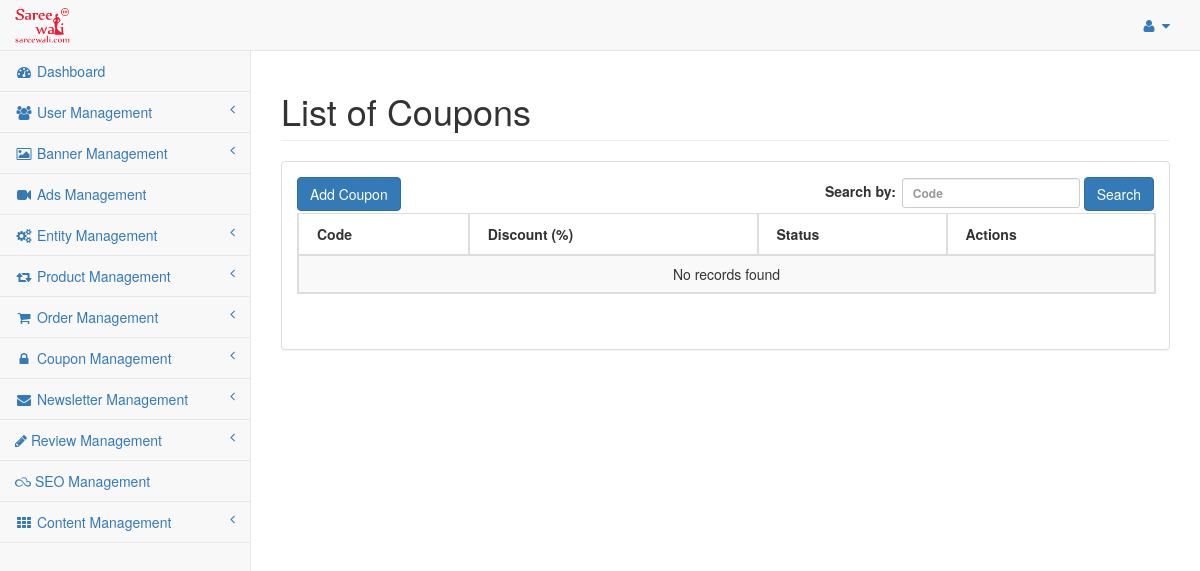
/index.php/admin/coupon/coupon_list, run on an earlier commit of the app's database.
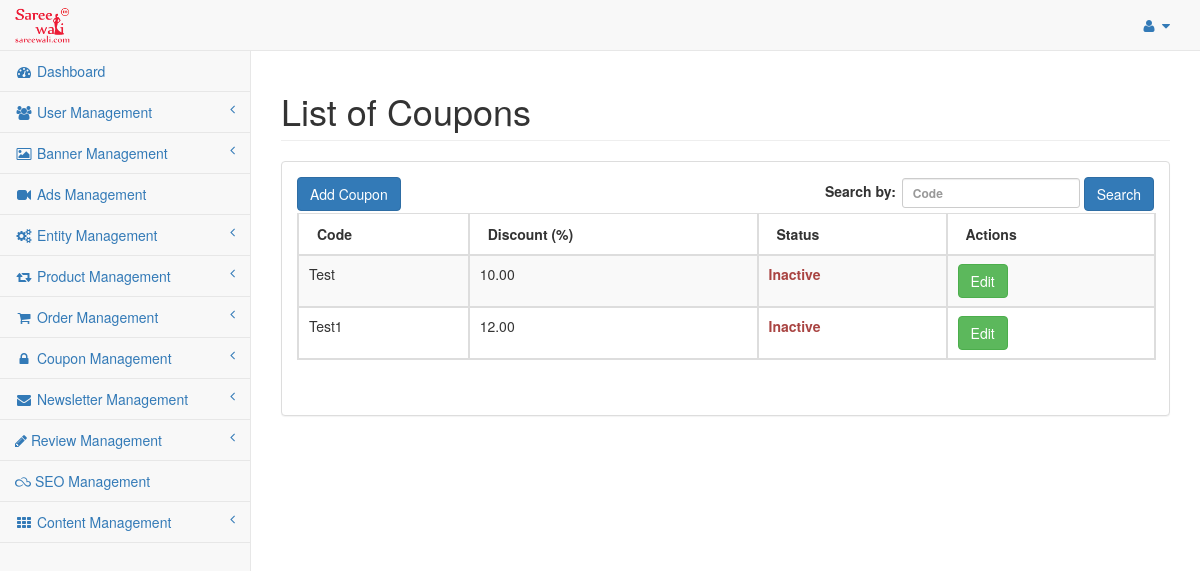
And on a later commit of the database.
### tables this page shows
CREATE TABLE `saree_coupon` (
  `coupon_id` int(11) NOT NULL,
  `code` varchar(255) NOT NULL,
  `discount` float(10,2) NOT NULL,
  `status` enum('Y','N') NOT NULL DEFAULT 'N',
  `date_added` int(11) NOT NULL,
  `date_modified` int(11) NOT NULL
);

### application/controllers/admin/Coupon.php (called while the page is built, shortened)
<?php if ( ! defined('BASEPATH')) exit('No direct script access allowed');
class Coupon extends CI_Controller{
	public $data = array();
	public function __construct(){
		$this->load->model('coupondata');
		$this->data = $this->defaultdata->getBackendDefaultData();
	}
	public function coupon_list(){
		$like = array();
		parse_str($_SERVER['QUERY_STRING'], $like);
		unset($like['page']);
		$search_key = $this->input->get('code');
		if(isset($search_key) && $search_key){
			$this->data['search_key'] = $search_key;
		}else{
			$this->data['search_key'] = '';
		}
		$coupon_data = $this->coupondata->grab_coupon(array(), $like, array());
		$config['base_url'] = base_url('admin/coupon-list');
		$config['total_rows'] = count($coupon_data);
		$pagination = $this->config->item('pagination');
		$pagination = array_merge($config, $pagination);
		$this->pagination->initialize($pagination);
		$this->data['page'] = ($this->input->get('page')) ? $this->input->get('page') : 0;
		$this->data['pagination'] = $this->pagination->create_links();
		$coupon_paginated_data = $this->coupondata->grab_coupon(array(), $like, array(PAGINATION_PER_PAGE, $this->data['page']));
		$this->data['coupon_details'] = $coupon_paginated_data;
		$this->load->view('admin/coupon_list', $this->data);
	}
}

### index.php (called while the page is built, shortened)
<?php
require_once BASEPATH.'core/CodeIgniter.php';

### application/models/Coupondata.php (called while the page is built, shortened)
<?php
class Coupondata extends CI_Model {
	public function grab_coupon($cond = array(), $like = array(), $limit = array()){
		if(!empty($limit)){
			$per_page = $limit[0];
			$offset = $limit[1];
			$start = max(0, ( $offset -1 ) * $per_page);
			$this->db->limit($per_page, $start);
		}
		$query = $this->db->get(TABLE_COUPON);
		return $query->result();
	}
}

### application/views/admin/coupon_list.php (the view, shortened to what this page needs)
<?php echo $head;?>
<div id="wrapper">
	<?php echo $header;?>
	<div id="page-wrapper" style="min-height: 374px;">
          <div class="row">
              <div class="col-lg-12">
                  <h1 class="page-header">List of Coupons</h1>
              </div>
          </div>
          <div class="row">
              <div class="col-lg-12">
                  <div class="panel panel-default">
				<div class="panel-body">
					<div id="dataTables-example_wrapper" class="dataTables_wrapper form-inline dt-bootstrap no-footer">
					  <div class="row">
						 <div class="col-sm-6">
							<a href="<?php echo base_url('admin/coupon-add');?>" class="btn btn-primary">Add Coupon</a>
						 </div>
						 <div class="col-sm-6">
							<form action="<?php echo base_url('admin/coupon-list');?>" method="GET" role="form">
								<div id="dataTables-example_filter" class="dataTables_filter">
									<label>Search by:<input name="code" type="search" class="form-control input-sm" placeholder="Code" aria-controls="dataTables-example" id="user-search" value="<?php echo $search_key;?>"></label>
									<button type="submit" class="btn btn-primary">Search</button>
								</div>
							</form>
						 </div>
					  </div>
					  <div class="row">
						 <div class="col-sm-12">
							<table width="100%" class="table table-striped table-bordered table-hover dataTable no-footer dtr-inline" id="dataTables-example" role="grid" aria-describedby="dataTables-example_info" style="width: 100%;">
							   <thead>
								  <tr role="row">
									 <th>Code</th>
									 <th>Discount (%)</th>
									 <th>Status</th>
									 <th>Actions</th>
								  </tr>
							   </thead>
							   <tbody>
							    <?php if(!empty($coupon_details)){ ?>
								<?php foreach($coupon_details AS $detail) {?>
								  <tr class="gradeA odd" role="row">
									 <td><?php echo $detail->code;?></td>
									 <td><?php echo $detail->discount;?></td>
									 <td class="center"><?php echo ($detail->status == 'Y' ? '<strong class="text-success">Active</strong>' : '<strong class="text-danger">Inactive</strong>');?></td>
									 <td class="center">
										<a href="<?php echo base_url('admin/coupon-edit/'.$detail->coupon_id);?>" class="btn btn-success" title="Edit">Edit</a>&nbsp;
									</td>
								  </tr>
								  <?php } ?>
								  <?php }else{ ?>
								  <tr class="gradeA odd" role="row"><td colspan="4" style="text-align:center;">No records found</td></tr>
								  <?php } ?>
							   </tbody>
							</table>
						 </div>
					  </div>
					</div>
					</div>
                  </div>
              </div>
          </div>
      </div>
</div>
<?php echo $footer; ?>

What changed in the data, as far as the page shows it:
added saree_coupon: code "Test", discount "10.00", status "Inactive"
added saree_coupon: code "Test1", discount "12.00", status "Inactive"
Also different on the page:
text no longer shown: "No records found"
